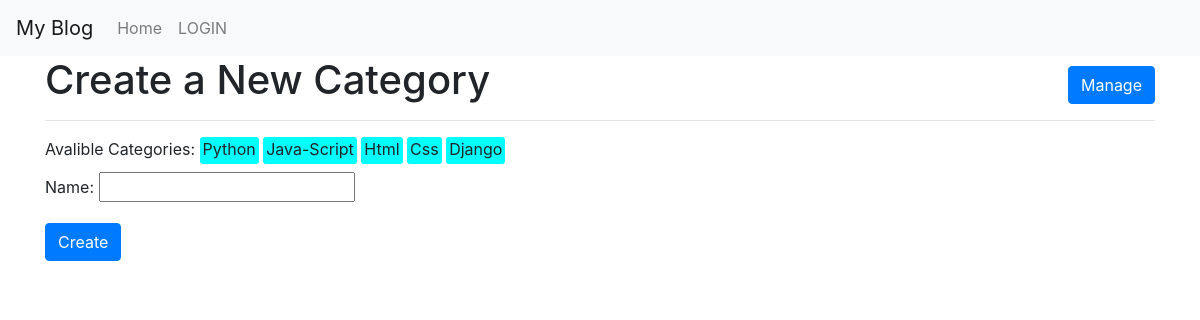
/create_category/, run on an earlier commit of the app's database.
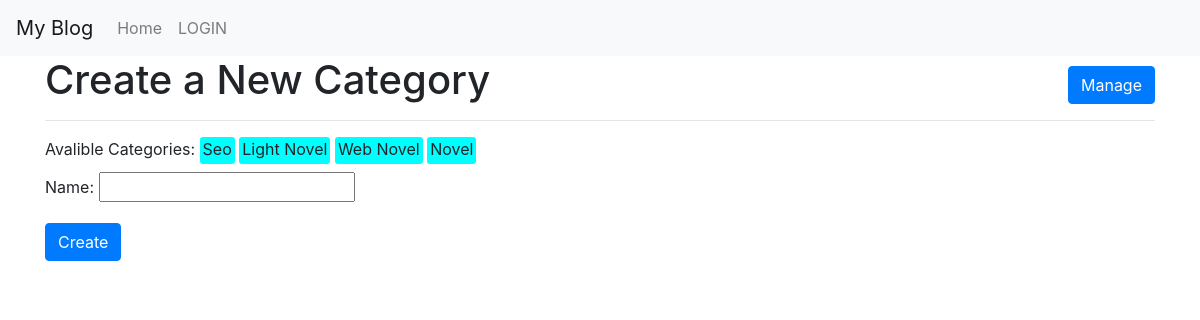
And on a later commit of the database.
### blog/models.py (models this page shows, shortened)
class Category(models.Model):
    name = models.CharField(max_length=255)
    slug = models.SlugField(unique=True, max_length=255, blank= True)
    class Meta:
        verbose_name_plural = "categories"

### blog/views.py (the view)
# urls.py: path('create_category/', views.create_category, name='create_category'),
def create_category(request):
    if request.method == 'POST':
        form = CreateCategoryForm(request.POST)
        if form.is_valid():
            name = form.cleaned_data['name']
            slug = form.cleaned_data['name'].replace(" ", "")#form.cleaned_data['slug']
            i = 0
            while Category.objects.filter(slug=slug).exists():
                i += 1
                slug = f'{slug}-{i}'
            category = Category.objects.create(name=name, slug=slug)
            form = CreateCategoryForm()
            return redirect('create_category')
    else:
        form = CreateCategoryForm()
    categories = Category.objects.all()
    return render(request, 'blog/create_category.html', {'form': form, 'categories': categories})

### blog/forms.py
class CreateCategoryForm(forms.ModelForm):
    class Meta:
        model = Category
        fields = ('name','slug')

### blog/templatetags/custom_filters.py (called while the page is built)
@register.filter
def title_case(value):
    return str(value).title()

### blog/views.py (called while the page is built, shortened)
    def __call__(self, request):
        current_time =  dt.now().strftime("%Y-%m-%d %H:%M:%S")#timezone.now()
        response = self.get_response(request)
        return response

### blog/templates/blog/create_category.html (shortened to what this page needs)
{% extends 'blog/base.html' %}
{% load custom_filters %}
{% block content %}
  <button class="btn btn-primary" style="float: right; margin-top: 10px;">
    <a href="{% url 'blog:manage_slugs' %}" style="color: white;">Manage</a>
  </button>
  <h1>Create a New Category</h1>
  <hr>
  Avalible Categories:
    {% for category in categories %}
    <label style="background-color: aqua; padding: 3px;border-radius: 3px;padding-top:0px;">{{ category.name|title_case }}</label>
    {% endfor %}
    <br>
  <form method="post">
      <div class="form-group">
        <label for="{{ form.author.id_for_label }}">Name:</label>
        {{ form.name }}
      </div>
    <button type="submit" class="btn btn-primary">Create</button>
  </form>
{% endblock %}

What changed in the data, as far as the page shows it:
removed Category: name "Python"
removed Category: name "Java-Script"
removed Category: name "Html"
removed Category: name "Css"
removed Category: name "Django"
added Category: name "Seo"
added Category: name "Light Novel"
added Category: name "Web Novel"
added Category: name "Novel"
